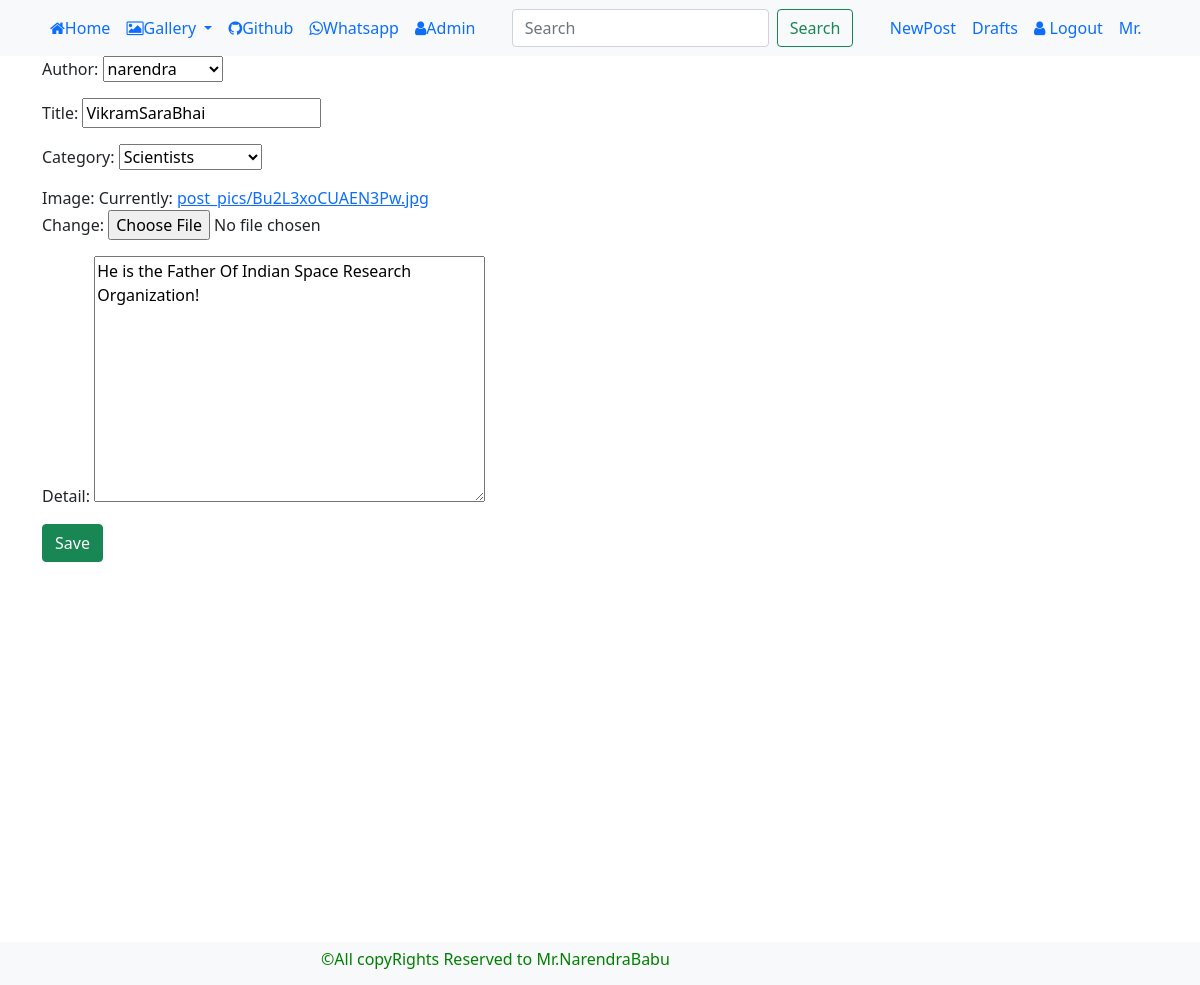
The page /post_edit/3/ (signed in) on the database its author committed.
### myapp/models.py (models this page shows, shortened)
class Post(models.Model):
    author=models.ForeignKey(User,on_delete=models.CASCADE)
    title=models.CharField(max_length=100)
    category=models.ForeignKey(Category,on_delete=models.CASCADE)
    image=models.ImageField(upload_to='post_pics')
    detail=models.TextField()
    create_date=models.DateTimeField(default=timezone.now)
    publish_date=models.DateTimeField(blank=True,null=True)

class Category(models.Model):
    title=models.CharField(max_length=100)
    def __str__(self):
        return self.title

### myapp/views.py (the view)
# urls.py: path('post_edit/<int:pk>/',views.PostUpdateView.as_view(),name='post_edit'),
class PostUpdateView(LoginRequiredMixin,UpdateView):
    login_url='/login/'
    model=Post
    form_class=PostForm
    success_url=reverse_lazy('index')
    def get_context_data(self,**kwargs):
        context=super().get_context_data(**kwargs)
        context['data']=Category.objects.all()
        return context

### myapp/forms.py
class PostForm(forms.ModelForm):
    class Meta:
        model=Post
        fields=['author','title','category','image','detail']

### templates/myapp/post_form.html (shortened to what this page needs)
{% extends 'myapp/base.html' %}
{% load static %}
{% block body_block %}
<div class="container">
    <form method="POST" enctype="multipart/form-data">
        {{form.as_p}}
        <input type="submit" class="btn btn-success" value="Save">
    </form>
</div>
{% endblock %}

### rows shown on the page
Post: author "narendra", title "VikramSaraBhai", category "Scientists", detail "He is the Father Of Indian Space Research Organization!"
